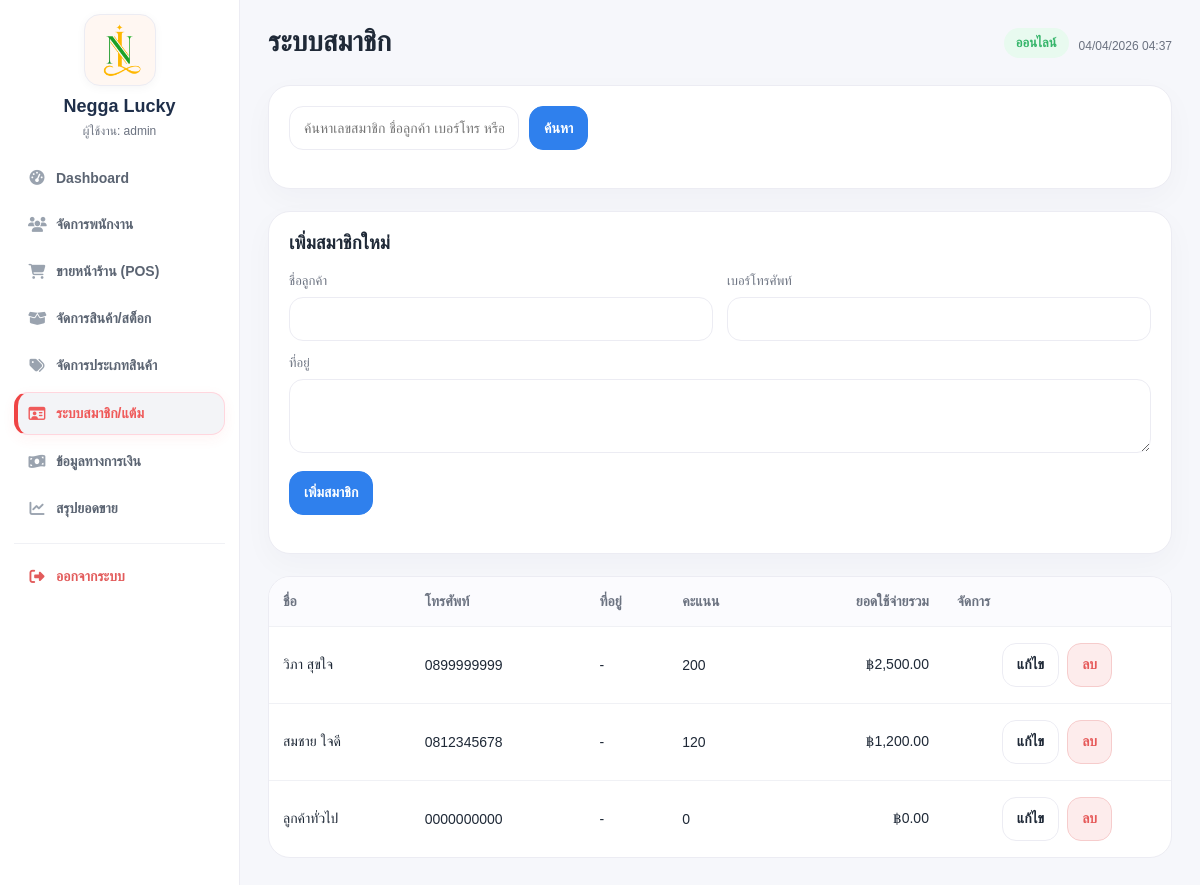
/customers.php (signed in), run on the app's committed database.
### tables this page shows
CREATE TABLE IF NOT EXISTS customers (
    id INT AUTO_INCREMENT PRIMARY KEY,
    name VARCHAR(100) NOT NULL,
    phone VARCHAR(30) DEFAULT NULL,
    points INT NOT NULL DEFAULT 0,
    total_spent DECIMAL(10,2) NOT NULL DEFAULT 0.00,
    created_at TIMESTAMP DEFAULT CURRENT_TIMESTAMP
);

### includes/functions.php (called while the page is built, shortened)
<?php
function e(?string $value): string
{
    return htmlspecialchars((string)$value, ENT_QUOTES, 'UTF-8');
}
function money($amount): string
{
    return number_format((float)$amount, 2);
}

### customers.php (the view, shortened to what this page needs)
<?php
require_once __DIR__ . '/includes/auth.php';
$editingCustomer = null;
$search = trim($_GET['search'] ?? '');
$sql = 'SELECT * FROM customers WHERE 1=1';
$params = [];
$sql .= ' ORDER BY id DESC';
$stmt = $pdo->prepare($sql);
$stmt->execute($params);
$customers = $stmt->fetchAll(PDO::FETCH_ASSOC);
require __DIR__ . '/includes/header.php';
?>
<div class="card mb-4">
    <form class="toolbar" method="get">
        <div class="filters">
            <input
                class="input"
                type="text"
                name="search"
                placeholder="ค้นหาเลขสมาชิก ชื่อลูกค้า เบอร์โทร หรือที่อยู่"
                value="<?= e($search) ?>"
            >
            <button class="btn primary" type="submit">ค้นหา</button>
        </div>
    </form>
</div>
<div class="card mb-4">
    <h3 style="margin-top:0"><?= $editingCustomer ? 'แก้ไขข้อมูลลูกค้า' : 'เพิ่มสมาชิกใหม่' ?></h3>
    <form method="post" class="form-grid form-grid-2">
        <div class="form-group">
            <label>ชื่อลูกค้า</label>
            <input
                class="input"
                name="name"
                required
                value="<?= e($editingCustomer['name'] ?? ($_POST['name'] ?? '')) ?>"
            >
        </div>
        <div class="form-group">
            <label>เบอร์โทรศัพท์</label>
            <input
                class="input"
                name="phone"
                value="<?= e($editingCustomer['phone'] ?? ($_POST['phone'] ?? '')) ?>"
            >
        </div>
        <div class="form-group full-row">
            <label for="address">ที่อยู่</label>
            <textarea
                id="address"
                name="address"
                class="input"
                rows="3"
                style="height:auto;padding:12px 14px;"
            ><?= e($editingCustomer['address'] ?? ($_POST['address'] ?? '')) ?></textarea>
        </div>
        <div class="form-group full-row" style="display:flex;align-items:end;gap:10px;flex-wrap:wrap;">
            <button class="btn primary" type="submit">
                <?= $editingCustomer ? 'บันทึกการแก้ไข' : 'เพิ่มสมาชิก' ?>
            </button>
        </div>
    </form>
</div>
<div class="table-wrap">
    <table>
        <thead>
            <tr>
                <th>ชื่อ</th>
                <th>โทรศัพท์</th>
                <th>ที่อยู่</th>
                <th>คะแนน</th>
                <th class="text-right">ยอดใช้จ่ายรวม</th>
                <th class="text-center">จัดการ</th>
            </tr>
        </thead>
        <tbody>
        <?php foreach ($customers as $customer): ?>
            <tr>
                <td><?= e($customer['name']) ?></td>
                <td><?= e($customer['phone']) ?></td>
                <td><?= nl2br(e($customer['address'] ?? '-')) ?></td>
                <td><?= (int)$customer['points'] ?></td>
                <td class="text-right">฿<?= money($customer['total_spent']) ?></td>
                <td class="text-center">
                    <div style="display:flex; gap:8px; justify-content:center; flex-wrap:wrap;">
                        <a
                            href="customers.php?edit=<?= (int)$customer['id'] ?>"
                            class="btn"
                            style="text-decoration:none;"
                        >
                            แก้ไข
                        </a>
                        <form method="post" onsubmit="return confirm('ยืนยันการลบข้อมูลลูกค้าคนนี้?');" style="display:inline;">
                            <button class="btn danger" type="submit">ลบ</button>
                        </form>
                    </div>
                </td>
            </tr>
        <?php endforeach; ?>
        </tbody>
    </table>
</div>
<?php require __DIR__ . '/includes/footer.php'; ?>

### assets/style.css (style rules this page uses)
:root { --bg:#f6f7fb; --panel:#ffffff; --line:#ececf3; --primary:#2f80ed; --primary-soft:#eaf2fe; --text:#1f2937; --muted:#6b7280; --danger:#e65a5a; --danger-soft:#fdecec; --success:#35b56a; --success-soft:#e8faef; --warn:#d1a100; --warn-soft:#fff8da; }
* { box-sizing:border-box }
body { margin:0;background:var(--bg);font-family:Tahoma,Arial,sans-serif;color:var(--text) }
a { text-decoration:none;color:inherit }
.card { background:var(--panel);border:1px solid var(--line);border-radius:22px;padding:20px;box-shadow:0 10px 30px rgba(20,20,50,.03) }
.toolbar { display:flex;gap:12px;align-items:center;justify-content:space-between;margin-bottom:18px;flex-wrap:wrap }
.filters { display:flex;gap:10px;flex-wrap:wrap }
.input,.select,.btn { height:44px;border-radius:14px;border:1px solid var(--line);background:#fff;padding:0 14px;font-size:14px }
.input { min-width:230px }
.btn { display:inline-flex;align-items:center;justify-content:center;cursor:pointer;font-weight:700 }
.btn.primary { background:var(--primary);border-color:var(--primary);color:#fff }
.btn.danger { background:var(--danger-soft);color:var(--danger);border-color:#f6cccc }
.table-wrap { background:#fff;border:1px solid var(--line);border-radius:22px;overflow:hidden }
table { width:100%;border-collapse:collapse }
th,td { padding:16px 14px;border-bottom:1px solid #f0f1f5;text-align:left;font-size:14px;vertical-align:middle }
th { background:#fbfbfe;color:#6b7280;font-weight:700 }
tr:last-child td { border-bottom:none }
.form-grid { display:grid;grid-template-columns:repeat(4,1fr);gap:14px;margin-bottom:18px }
.form-grid-2 { grid-template-columns:repeat(2,1fr) }
.form-group label { display:block;font-size:13px;color:var(--muted);margin-bottom:8px }
.form-group .input,.form-group .select { width:100% }
.full-row { grid-column:1/-1 }
.text-right { text-align:right }
.mb-4 { margin-bottom:22px }

### data on the page
customers: name "วิภา สุขใจ", phone "0899999999", address "-", points "200", total_spent "2,500.00"
customers: name "สมชาย ใจดี", phone "0812345678", address "-", points "120", total_spent "1,200.00"
customers: name "ลูกค้าทั่วไป", phone "0000000000", address "-", points "0", total_spent "0.00"

### other printed values
$_SESSION['user']['username'] "admin"
$pageName "ระบบสมาชิก"
